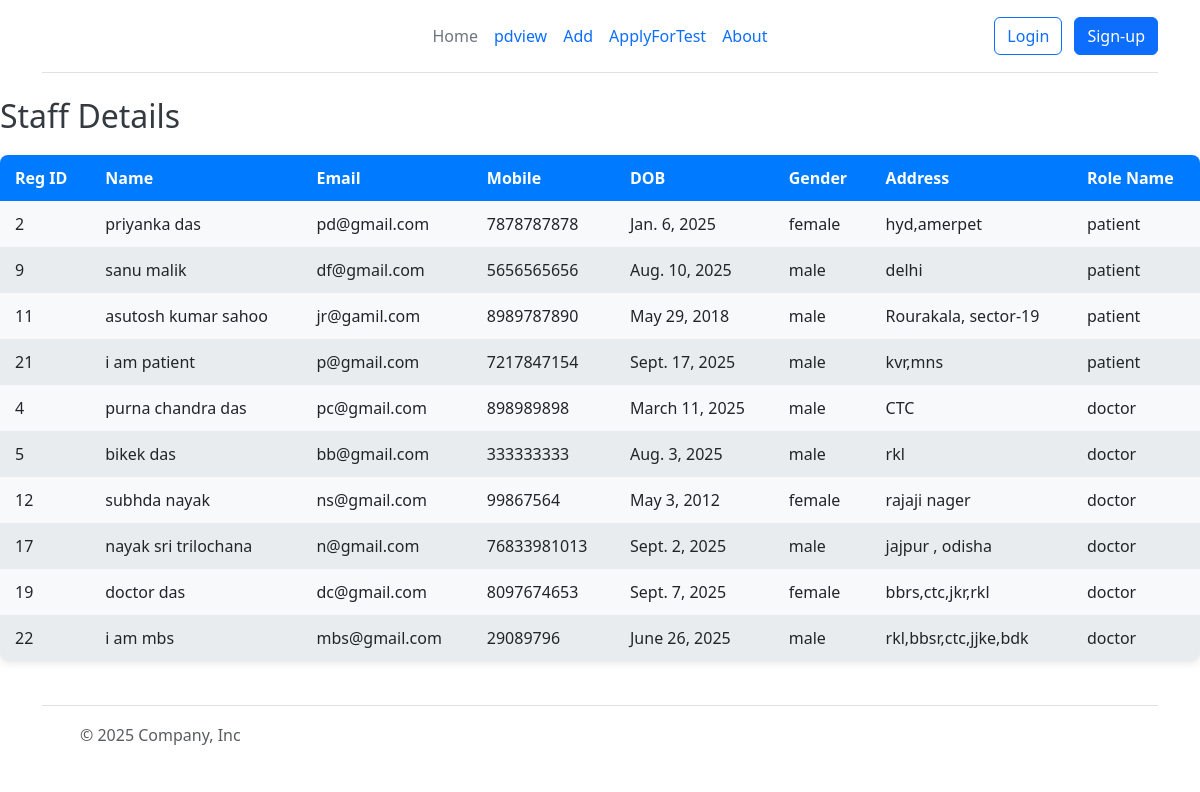
Page /staff/pdview/ on the committed database.
### Register/models.py (models this page shows, shortened)
class Register_Master(models.Model):
    Reg_id=models.AutoField(primary_key=True)
    Name=models.CharField(max_length=30)
    Email=models.CharField(max_length=40,unique=True)
    Mob=models.CharField(max_length=30)
    Password=models.CharField(max_length=30)
    DOB=models.DateField(default=None)
    Gender=models.CharField(max_length=40)
    Address=models.CharField(max_length=100)
    Role_name=models.CharField(max_length=30)
    Status=models.IntegerField(default=0)

### Staff/views.py (the view)
# urls.py: path('pdview/',views.patient_doctor_view,name="pdview"),
def patient_doctor_view(request):
    ob=Register_Master.objects.filter(Role_name="patient")
    ob1=Register_Master.objects.filter(Role_name="doctor")
    return render(request,"pdviewdata.html",{'pdata':ob,"ddata":ob1})

### Staff/templates/pdviewdata.html (shortened to what this page needs)
{% extends 'slayout/base.html' %}
{% block staffblock %}
<div class="table-container">
    <h2>Staff Details</h2>
    <table class="staff-table">
        <thead>
            <tr>
                <th>Reg ID</th>
                <th>Name</th>
                <th>Email</th>
                <th>Mobile</th>
                <th>DOB</th>
                <th>Gender</th>
                <th>Address</th>
                <th>Role Name</th>
            </tr>
        </thead>
        <tbody>
            {% for user in pdata %}
            <tr>
                <td>{{ user.Reg_id }}</td>
                <td>{{ user.Name }}</td>
                <td>{{ user.Email }}</td>
                <td>{{ user.Mob }}</td>
                <td>{{ user.DOB }}</td>
                <td>{{ user.Gender }}</td>
                <td>{{ user.Address }}</td>
                <td>{{ user.Role_name }}</td>
            </tr>
            {% endfor %}
            {% for user in ddata %}
            <tr>
                <td>{{ user.Reg_id }}</td>
                <td>{{ user.Name }}</td>
                <td>{{ user.Email }}</td>
                <td>{{ user.Mob }}</td>
                <td>{{ user.DOB }}</td>
                <td>{{ user.Gender }}</td>
                <td>{{ user.Address }}</td>
                <td>{{ user.Role_name }}</td>
            </tr>
            {% endfor %}
        </tbody>
    </table>
</div>
{% endblock %}

### Staff/templates/pdviewdata.html (style rules this page uses)
.staff-table { width: 100%; border-collapse: collapse; margin: 20px 0; font-family: 'Segoe UI', Tahoma, Geneva, Verdana, sans-serif; background-color: #f8f9fa; box-shadow: 0 2px 8px rgba(0,0,0,0.1); border-radius: 8px; overflow: hidden; }
.staff-table th, .staff-table td { padding: 12px 15px; text-align: left; }
.staff-table th { background-color: #007bff; color: white; font-weight: 600; }
.staff-table tr:nth-child(even) { background-color: #e9ecef; }
.table-container { overflow-x: auto; }
h2 { color: #343a40; margin-bottom: 10px; font-family: 'Segoe UI', Tahoma, Geneva, Verdana, sans-serif; }

### rows in the picture
Register_Master: Reg_id "2", Name "priyanka das", Email "pd@gmail.com", Mob "7878787878", DOB "Jan. 6, 2025", Gender "female", Address "hyd,amerpet", Role_name "patient"
Register_Master: Reg_id "9", Name "sanu malik", Email "df@gmail.com", Mob "5656565656", DOB "Aug. 10, 2025", Gender "male", Address "delhi", Role_name "patient"
Register_Master: Reg_id "11", Name "asutosh kumar sahoo", Email "jr@gamil.com", Mob "8989787890", DOB "May 29, 2018", Gender "male", Address "Rourakala, sector-19", Role_name "patient"
Register_Master: Reg_id "21", Name "i am patient", Email "p@gmail.com", Mob "7217847154", DOB "Sept. 17, 2025", Gender "male", Address "kvr,mns", Role_name "patient"
Register_Master: Reg_id "4", Name "purna chandra das", Email "pc@gmail.com", Mob "898989898", DOB "March 11, 2025", Gender "male", Address "CTC", Role_name "doctor"
Register_Master: Reg_id "5", Name "bikek das", Email "bb@gmail.com", Mob "333333333", DOB "Aug. 3, 2025", Gender "male", Address "rkl", Role_name "doctor"
Register_Master: Reg_id "12", Name "subhda nayak", Email "ns@gmail.com", Mob "99867564", DOB "May 3, 2012", Gender "female", Address "rajaji nager", Role_name "doctor"
Register_Master: Reg_id "17", Name "nayak sri trilochana", Email "n@gmail.com", Mob "76833981013", DOB "Sept. 2, 2025", Gender "male", Address "jajpur , odisha", Role_name "doctor"
Register_Master: Reg_id "19", Name "doctor das", Email "dc@gmail.com", Mob "8097674653", DOB "Sept. 7, 2025", Gender "female", Address "bbrs,ctc,jkr,rkl", Role_name "doctor"
Register_Master: Reg_id "22", Name "i am mbs", Email "mbs@gmail.com", Mob "29089796", DOB "June 26, 2025", Gender "male", Address "rkl,bbsr,ctc,jjke,bdk", Role_name "doctor"
